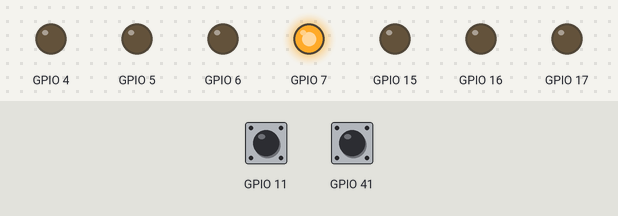
Recording of a sketch running on a simulated ESP32. On the bench: output pins drawn as LEDs (lit = HIGH). Inputs (shaded band) come from the test bench; at power-on: GPIO 11 HIGH, GPIO 41 HIGH.

Above: at 0.05 s.
At 1.35 s:
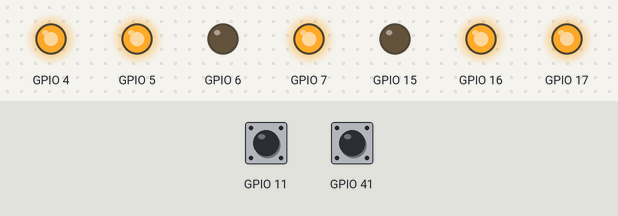
At 2.15 s:
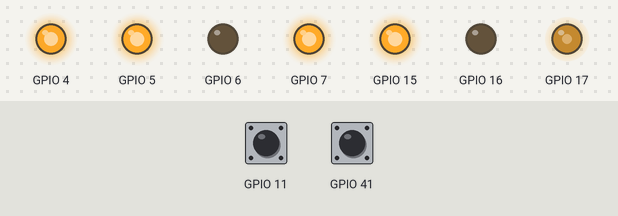
At 2.7 s:
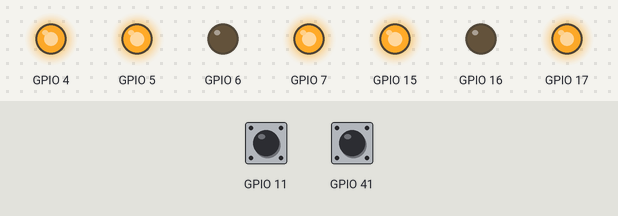
Timing chart, 0 to 3.1 s (numbered marks = the images above):
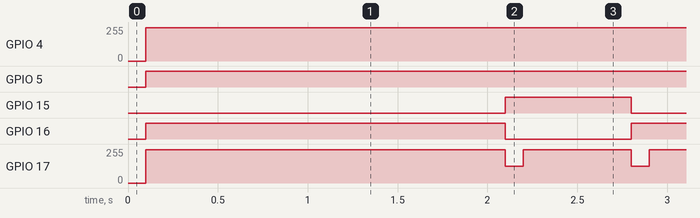

The sketch:

quadrado.ino
```cpp
#include "../motor_pid.h"

void setup(){
  inicializarMotores();
}

void loop(){
  frente();
  delay(2000);
  parar();
  direita();
  delay(730);
  parar();
}

void frente(){
  setVelocidade("D", 100);
  setVelocidade("E", 100);
}

void direita(){
  setVelocidade("E", -100);
  setVelocidade("D", 100);
}

void parar(){
  setVelocidade("D", 0);
  setVelocidade("E", 0);
}
```

Measured:
- by itself, GPIO 4: 0/255 → 249/255 at 0.10 s
- by itself, GPIO 5: LOW → HIGH at 0.10 s
- by itself, GPIO 15: alternates HIGH for 0.70 s and LOW for 2.0 s
- by itself, GPIO 16: alternates HIGH for 2.0 s and LOW for 0.70 s
- by itself, GPIO 17: moves between 125/255 and 249/255, repeating every 2.7 s
